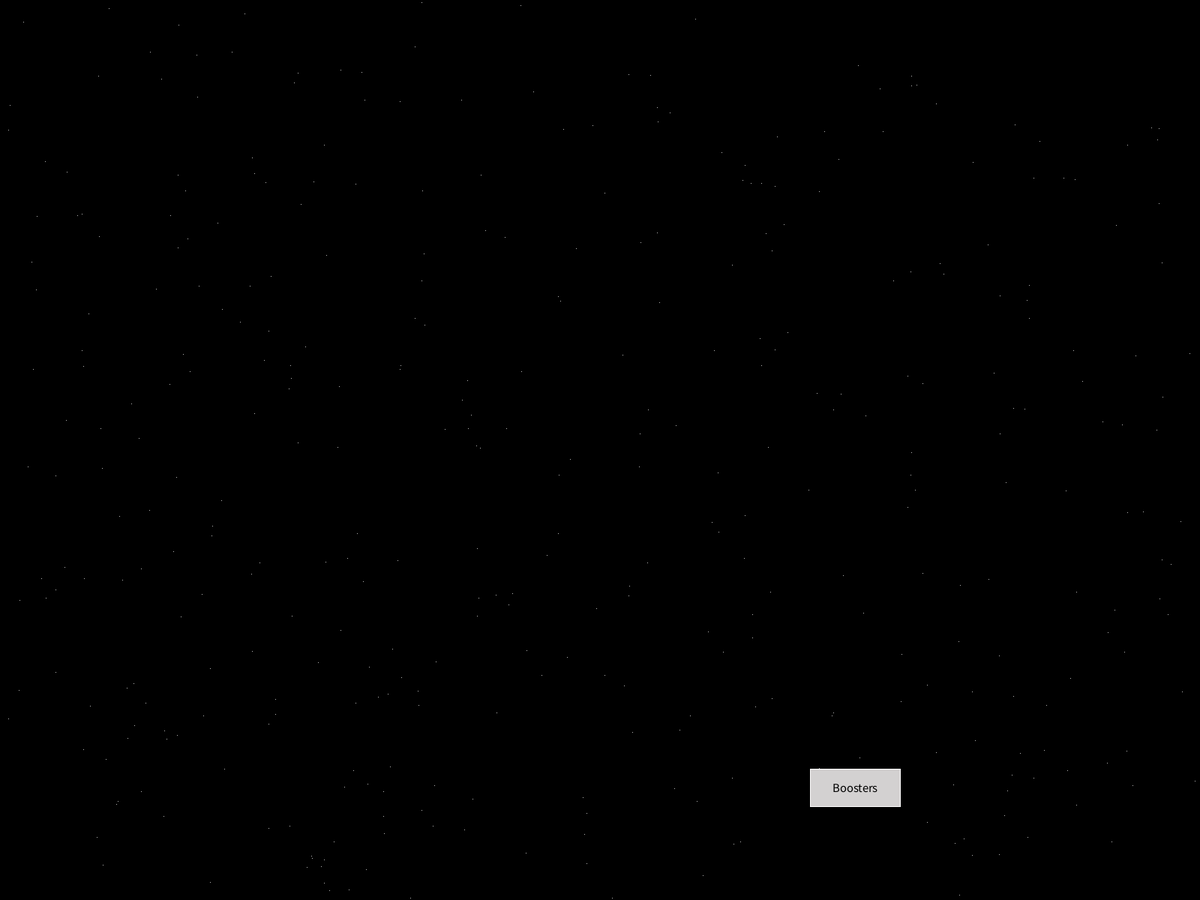
Frame 1 (no input)
Frame 60 (the mouse pressed at the canvas centre just before this capture): identical to frame 1, image omitted
Frame 120 (the mouse held since frame 60 and released just before this capture): identical to frame 1, image omitted

The Processing sketch that drew this single still picture (run headless with seeded random() and noise(); from frame 60 on, the mouse is pressed at the canvas centre):

// Processing sketch: Boosters_And_Stars_Practice
// ── Boosters_And_Stars_Practice.pde
void setup()
{
  fullScreen();
  background(0);
}

boolean starsDrawn = false;
boolean BbuttonOn = false;

void draw()
{
  drawBoosterButton();
  
  if (starsDrawn == false)
  {
    for (float l=0; l<random(350, 500); l++)
    {
      drawStars();
    }
  }
}

void drawStars()
{
  stroke(255);
  fill(255);
  float starX = random(0, width);
  float starY = random(0, height);
  point(starX, starY);
  starsDrawn = true;
}

void drawBoosterButton()
{
  //Button position variables
  float BbuttonX = (width/7)*5;
  float BbuttonY = (height/8)*7;
  float BbuttonW = 120;
  float BbuttonH = 50;
  //Button Label variable
  String BbuttonLabel = "Boosters";
  
  if (BbuttonOn == false)
  {
    //Make the button off-white if off
    stroke(255);
    fill(#D3D1D1);
  }
  else if (BbuttonOn == true)
  {
    //Make the button pale-orange if on
    stroke(255);
    fill(#FF9829);
  }

  //Draw the button
  rectMode(CENTER);
  rect(BbuttonX, BbuttonY, BbuttonW, BbuttonH);

  //Write the button label
  fill(0);
  textSize(16.5);
  textAlign(CENTER, CENTER);
  text(BbuttonLabel, BbuttonX, BbuttonY, BbuttonW, BbuttonH);
}
